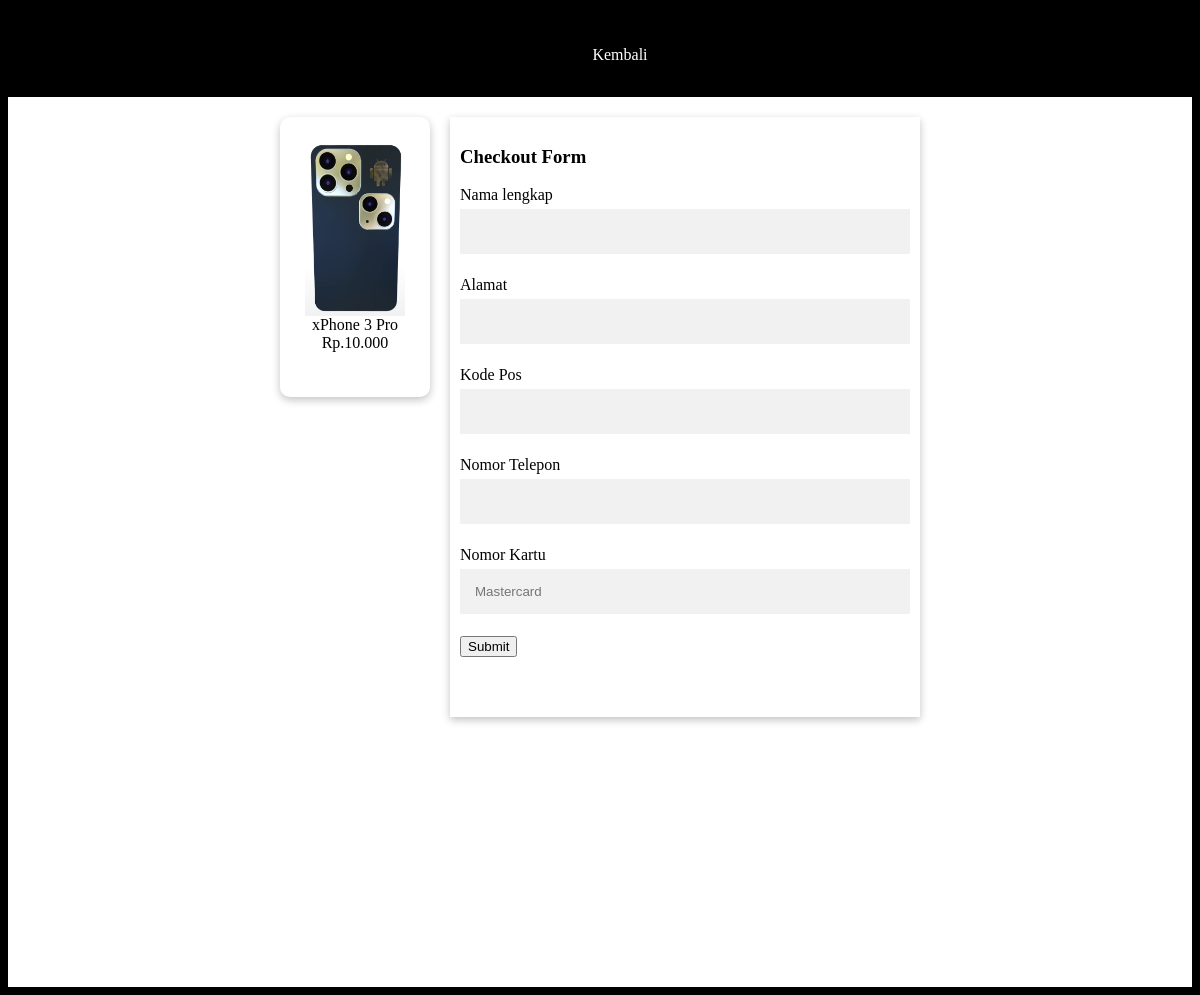
/uasweb/public/detailProduct.php?id=3 (signed in), run on the app's committed database.
### tables this page shows
CREATE TABLE `produk` (
  `id_hp` int(100) NOT NULL,
  `nama_hp` varchar(255) NOT NULL,
  `harga_hp` varchar(255) NOT NULL,
  `stok_hp` varchar(255) NOT NULL,
  `bulantahun` varchar(255) NOT NULL,
  `gambar` varchar(255) NOT NULL
);

### uasweb/public/detailProduct.php (the view, shortened to what this page needs)
<link rel="stylesheet" href="../style/style.css?v=<?php echo time(); ?>">
<?php
require '../database/connection.php';
$id = $_GET['id'];
?>
<!DOCTYPE html>
<html lang="en">
<head>
</head>
<body>
<div class="navbar">
    <div class="navbarTengah">
        <ul>
            <span>
                <li><a href="products.php">Kembali</a></li>
            </span>
        </ul>
    </div>
</div>
<div class="buyContainer">
    <div class="tampilDetail">
        <?php
                $sql2 = "SELECT nama_hp, harga_hp, gambar FROM produk WHERE id_hp = '$id'";
                $result = $conn->query($sql2);
                if(mysqli_num_rows($result) > 0){
                    while($row = mysqli_fetch_assoc($result)){
                        ?>
                        <img src="../image/<?php echo $row['gambar'] ?>" alt="xphone1" style="max-width: 100px;height: auto;"><br>
                        <?php
                        echo $row['nama_hp'], "<br>";
                        echo "Rp.". $row['harga_hp'];
                    }
                }
                ?>
            </div>
            <form action="" method="post">
            <div class="buyForm">
            <h3>Checkout Form</h3>
            <label for="">Nama lengkap</label>
            <input type="text" name="namaLengkap" required>
            <label for="">Alamat</label>
            <input type="text" name="alamat" required>
            <label for="">Kode Pos</label>
            <input type="number" name="kodePos" required>
            <label for="">Nomor Telepon</label>
            <input type="tel" name="tel" required>
            <label for="">Nomor Kartu</label>
            <input type="number" name="payment" placeholder=Mastercard required>
            <input type="submit" name="buyNow">
        </div>
    </form>
</div>

### uasweb/style/style.css (style rules this page uses)
body { background-color: black; }
.navbar { color: white; max-width: auto; height: 82px; }
.navbar li { list-style: none; display: inline; }
.navbar a { padding: 25px; color: white; }
.navbar a:link, a:visited, a:active { color: white; text-decoration: none; }
.footer p, li { color: white; }
.navbarTengah { display: flex; justify-content: center; margin-top: 15px; padding: 15px; }
.adminCreate input[type=text], input[type=number], input[type=tel], input[type=file], input[type=month] { width: 100%; padding: 15px; margin: 5px 0 22px 0; display: inline-block; border: none; background: #f1f1f1; }
.buyContainer { background-color: white; padding: 10px; height: 870px; max-width: 100%; display: flex; justify-content: center; }
.tampilDetail { max-width: 120px; border-radius: 10px; height: 230px; text-align: center; padding: 25px; box-shadow: rgba(0, 0, 0, 0.24) 0px 3px 8px; border-radius: 10px; float: left; margin: 10px; }
.buyForm { float: right; padding: 10px; width: 450px; height: 580px; box-shadow: rgba(0, 0, 0, 0.24) 0px 3px 8px; margin: 10px; }
.buyForm input[type=text], input[type=number], input[type=tel] { width: 100%; padding: 15px; margin: 5px 0 22px 0; display: inline-block; border: none; background: #f1f1f1; }

### data on the page
produk: gambar (picture), nama_hp "xPhone 3 Pro", harga_hp "10.000"
